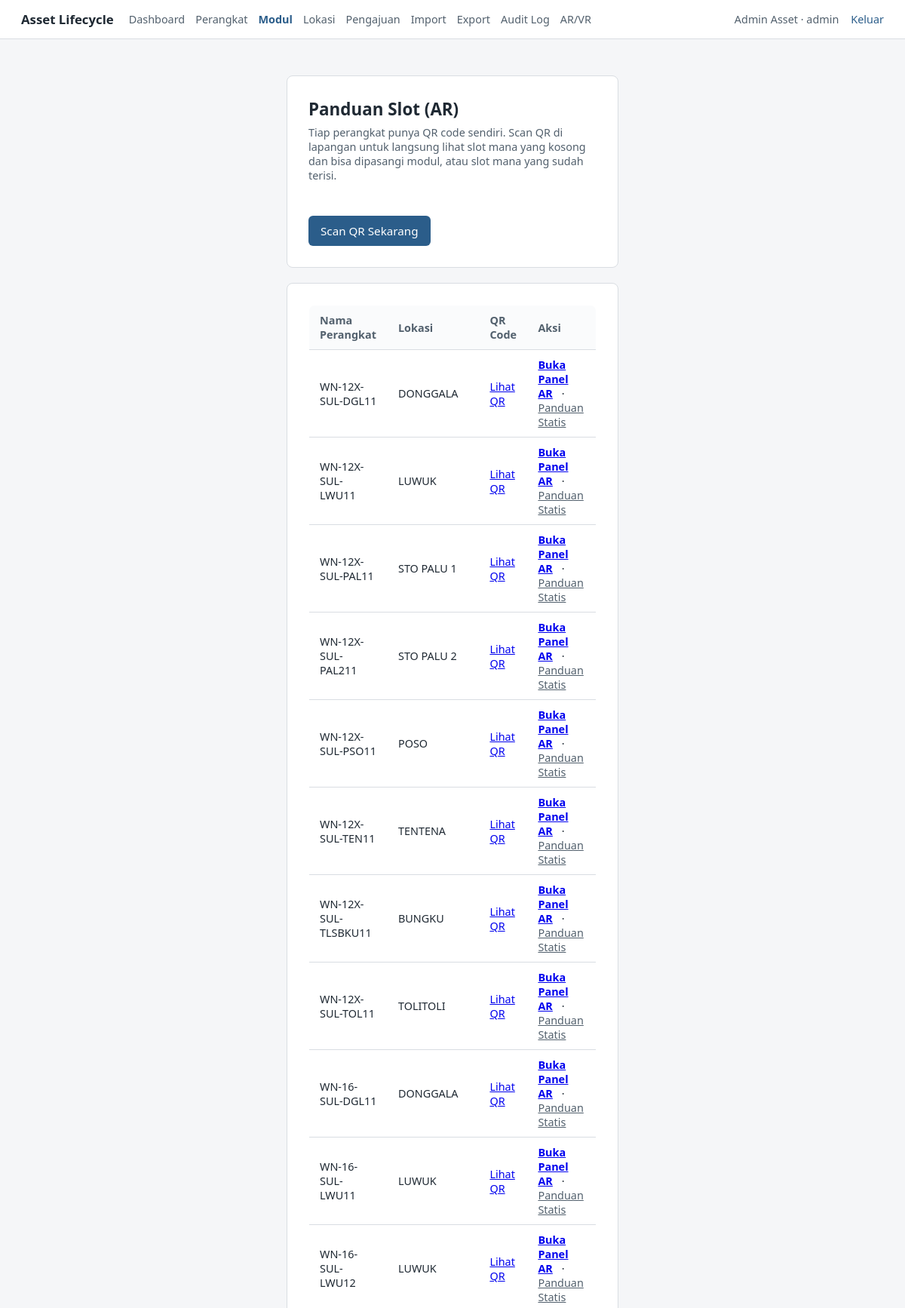
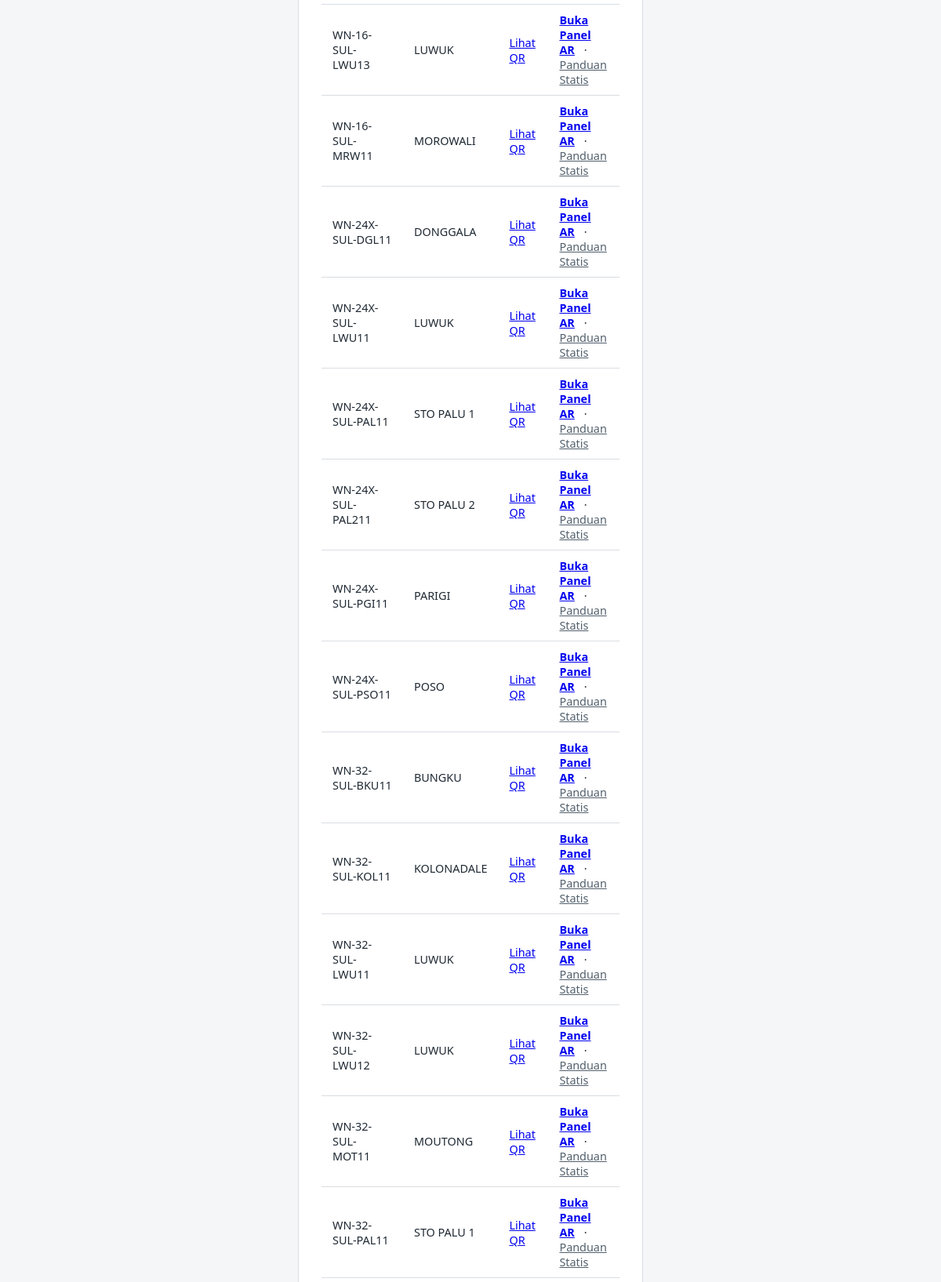
The page /ar/ (signed in, upper part) on the database its author committed (2 pictures, top to bottom).
### app/models/user.py (models this page shows, shortened)
class User(db.Model, UserMixin):
    __tablename__ = "user"
    user_id = db.Column(db.Integer, primary_key=True)
    name = db.Column(db.String(150), nullable=False)
    email = db.Column(db.String(150), unique=True)
    password = db.Column(db.String(255))
    role = db.Column(db.String(20), nullable=False)  # 'admin' / 'karyawan_tif' / 'teknisi'
    is_pj = db.Column(db.Boolean, default=False)
    district = db.Column(db.String(100))
    status = db.Column(db.String(20), default="aktif")  # 'aktif' / 'pending'
    avatar_path = db.Column(db.String(255), nullable=True)  # path relatif ke static/avatars/
    created_at = db.Column(db.DateTime, default=datetime.utcnow)
    updated_at = db.Column(db.DateTime, onupdate=datetime.utcnow)

### app/models/device.py (models this page shows)
class Device(db.Model):
    __tablename__ = "devices"
    device_id = db.Column(db.Integer, primary_key=True)
    device_type_id = db.Column(db.Integer, db.ForeignKey("device_types.device_type_id"))
    location_id = db.Column(db.Integer, db.ForeignKey("locations.location_id"))
    nama_perangkat = db.Column(db.String(150))
    serial_number = db.Column(db.String(100))
    hostname = db.Column(db.String(150))
    status = db.Column(db.String(50))
    keterangan = db.Column(db.Text)
    created_at = db.Column(db.DateTime, default=datetime.utcnow)
    updated_at = db.Column(db.DateTime, onupdate=datetime.utcnow)

### app/models/location.py (models this page shows)
class Location(db.Model):
    __tablename__ = "locations"
    location_id = db.Column(db.Integer, primary_key=True)
    nama_lokasi = db.Column(db.String(150))  # 'Palu 1', 'Palu 2', 'Donggala'
    alamat = db.Column(db.Text)
    district = db.Column(db.String(100))
    area = db.Column(db.String(100))
    latitude = db.Column(db.Float)
    longitude = db.Column(db.Float)
    created_at = db.Column(db.DateTime, default=datetime.utcnow)
    updated_at = db.Column(db.DateTime, onupdate=datetime.utcnow)
    devices = db.relationship("Device", backref="location")

### app/modules/ar/routes.py (the view)
@ar_bp.route("/")
@login_required
@role_required("admin", "karyawan_tif", "teknisi")
def index():
    devices = Device.query.order_by(Device.nama_perangkat).all()
    return render_template("ar/index.html", devices=devices)

### app/templates/ar/index.html (shortened to what this page needs)
{% extends "base.html" %}
{% block content %}
<div class="page page--wide" style="margin:0;padding:0;max-width:none;">
  <div class="card" style="margin-bottom:20px;">
    <h1>Panduan Slot (AR)</h1>
    <p class="subtitle">
      Tiap perangkat punya QR code sendiri. Scan QR di lapangan untuk langsung lihat slot mana yang
      kosong dan bisa dipasangi modul, atau slot mana yang sudah terisi.
    </p>
    <a href="{{ url_for('ar.scan') }}" class="btn">Scan QR Sekarang</a>
  </div>
  <div class="card">
    <table>
      <thead>
        <tr>
          <th>Nama Perangkat</th>
          <th>Lokasi</th>
          <th>QR Code</th>
          <th>Aksi</th>
        </tr>
      </thead>
      <tbody>
        {% for d in devices %}
        <tr>
          <td>{{ d.nama_perangkat }}</td>
          <td>{{ d.location.nama_lokasi if d.location else "-" }}</td>
          <td><a href="{{ url_for('ar.device_qr', device_id=d.device_id) }}" target="_blank">Lihat QR</a></td>
          <td>
            <a href="{{ url_for('ar.scan', device_id=d.device_id) }}" style="font-weight:600; margin-right:8px;">Buka
              Panel AR</a> &middot;
            <a href="{{ url_for('ar.device_guide', device_id=d.device_id) }}" style="color:var(--ink-soft);">Panduan
              Statis</a>
          </td>
        </tr>
        {% else %}
        <tr>
          <td colspan="4">Belum ada perangkat.</td>
        </tr>
        {% endfor %}
      </tbody>
    </table>
  </div>
</div>
{% endblock %}

### app/templates/base.html (shortened to what this page needs)
<!DOCTYPE html>
<html lang="id">
<head>
    <link rel="stylesheet" href="{{ url_for('static', filename='style.css') }}">
</head>
<body>
    <header class="topbar">
        <div style="display:flex;align-items:center;gap:20px;">
            <a href="{{ url_for('index') }}" class="topbar__brand">Asset Lifecycle</a>
            {% if current_user.is_authenticated %}
            <nav class="topbar__menu" style="display:flex;gap:14px;font-size:0.9rem;">
                <a href="{{ url_for('index') }}" style="color:var(--ink-soft);text-decoration:none;">Dashboard</a>
                <a href="{{ url_for('device.devices') }}" style="color:var(--ink-soft);text-decoration:none;">Perangkat</a>
                <a href="{{ url_for('module_request.inventory') }}" style="color:var(--accent);font-weight:600;text-decoration:none;">Modul</a>
                <a href="{{ url_for('device.locations') }}" style="color:var(--ink-soft);text-decoration:none;">Lokasi</a>
                <a href="{{ url_for('module_request.list_requests') }}" style="color:var(--ink-soft);text-decoration:none;">Pengajuan</a>
                {% if current_user.role in ['admin', 'karyawan_tif'] %}
                <a href="{{ url_for('data_import.index') }}" style="color:var(--ink-soft);text-decoration:none;">Import</a>
                <a href="{{ url_for('export.index') }}" style="color:var(--ink-soft);text-decoration:none;">Export</a>
                <a href="{{ url_for('audit.logs') }}" style="color:var(--ink-soft);text-decoration:none;">Audit Log</a>
                {% endif %}
                <a href="{{ url_for('ar.scan') }}" style="color:var(--ink-soft);text-decoration:none;">AR/VR</a>
            </nav>
            {% endif %}
        </div>
        <nav class="topbar__nav">
            {% if current_user.is_authenticated %}
                <span class="topbar__user">{{ current_user.name }} &middot; {{ current_user.role }}{% if current_user.is_pj %} &middot; PJ{% endif %}</span>
                <a href="{{ url_for('auth.logout') }}">Keluar</a>
            {% else %}
                <a href="{{ url_for('auth.login') }}">Masuk</a>
            {% endif %}
        </nav>
    </header>
    <main class="page">
        {% block content %}{% endblock %}
    </main>
</body>
</html>

### app/static/style.css (style rules this page uses)
:root { --ink: #1f2933; --ink-soft: #52606d; --line: #d9dde2; --surface: #ffffff; --bg: #f5f6f8; --accent: #2b5d8a; --accent-hover: #234a6f; --error-bg: #fbe9e7; --error-ink: #9c3b2e; --success-bg: #e6f3ea; --success-ink: #2c6e49; }
* { box-sizing: border-box; }
body { margin: 0; font-family: "Segoe UI", system-ui, -apple-system, sans-serif; color: var(--ink); background: var(--bg); }
.topbar { display: flex; justify-content: space-between; align-items: center; padding: 14px 28px; background: var(--surface); border-bottom: 1px solid var(--line); }
.topbar__brand { font-weight: 600; font-size: 1.05rem; color: var(--ink); text-decoration: none; }
.topbar__nav { display: flex; align-items: center; gap: 16px; font-size: 0.9rem; }
.topbar__nav a { color: var(--accent); text-decoration: none; }
.topbar__user { color: var(--ink-soft); }
.page { max-width: 480px; margin: 48px auto; padding: 0 20px; }
.page--wide { max-width: 900px; }
.card { background: var(--surface); border: 1px solid var(--line); border-radius: 8px; padding: 28px; }
h1 { font-size: 1.4rem; margin: 0 0 6px; }
.subtitle { color: var(--ink-soft); font-size: 0.9rem; margin: 0 0 24px; }
button, .btn { display: inline-block; margin-top: 20px; padding: 10px 16px; background: var(--accent); color: white; border: none; border-radius: 6px; font-size: 0.95rem; cursor: pointer; text-decoration: none; }
table { width: 100%; border-collapse: collapse; background: var(--surface); border: 1px solid var(--line); border-radius: 8px; overflow: hidden; }
th, td { text-align: left; padding: 10px 14px; border-bottom: 1px solid var(--line); font-size: 0.9rem; }
th { background: #fafbfc; color: var(--ink-soft); font-weight: 600; }

### rows shown on the page
User: name "Admin Asset", role "admin"
Device: nama_perangkat "WN-12X-SUL-DGL11", location "DONGGALA"
Device: nama_perangkat "WN-12X-SUL-LWU11", location "LUWUK"
Device: nama_perangkat "WN-12X-SUL-PAL11", location "STO PALU 1"
Device: nama_perangkat "WN-12X-SUL-PAL211", location "STO PALU 2"
Device: nama_perangkat "WN-12X-SUL-PSO11", location "POSO"
Device: nama_perangkat "WN-12X-SUL-TEN11", location "TENTENA"
Device: nama_perangkat "WN-12X-SUL-TLSBKU11", location "BUNGKU"
Device: nama_perangkat "WN-12X-SUL-TOL11", location "TOLITOLI"
Device: nama_perangkat "WN-16-SUL-DGL11", location "DONGGALA"
Device: nama_perangkat "WN-16-SUL-LWU11", location "LUWUK"
Device: nama_perangkat "WN-16-SUL-LWU12", location "LUWUK"
Device: nama_perangkat "WN-16-SUL-LWU13", location "LUWUK"
Device: nama_perangkat "WN-16-SUL-MRW11", location "MOROWALI"
Device: nama_perangkat "WN-24X-SUL-DGL11", location "DONGGALA"
Device: nama_perangkat "WN-24X-SUL-LWU11", location "LUWUK"
Device: nama_perangkat "WN-24X-SUL-PAL11", location "STO PALU 1"
Device: nama_perangkat "WN-24X-SUL-PAL211", location "STO PALU 2"
Device: nama_perangkat "WN-24X-SUL-PGI11", location "PARIGI"
Device: nama_perangkat "WN-24X-SUL-PSO11", location "POSO"
Device: nama_perangkat "WN-32-SUL-BKU11", location "BUNGKU"
Device: nama_perangkat "WN-32-SUL-KOL11", location "KOLONADALE"
Device: nama_perangkat "WN-32-SUL-LWU11", location "LUWUK"
Device: nama_perangkat "WN-32-SUL-LWU12", location "LUWUK"
Device: nama_perangkat "WN-32-SUL-MOT11", location "MOUTONG"
Device: nama_perangkat "WN-32-SUL-PAL11", location "STO PALU 1"
